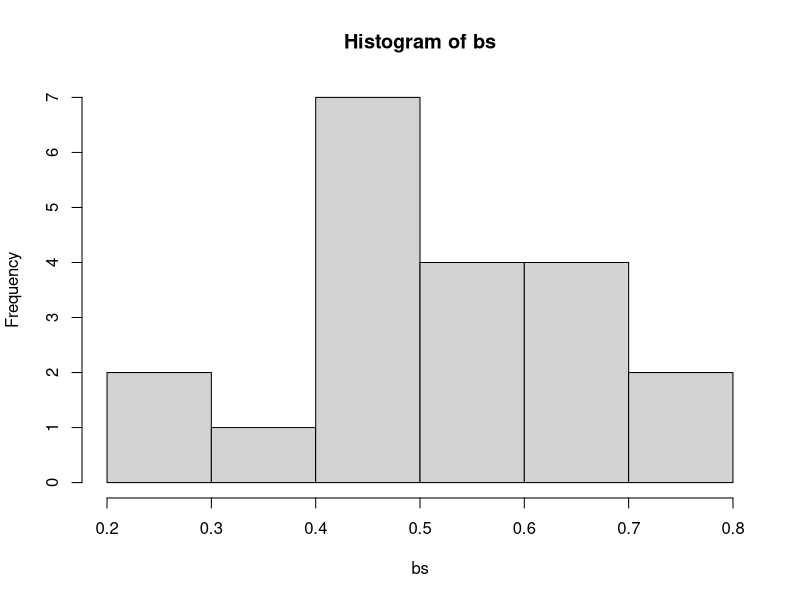

Generate this figure with R:
## ---- chunk 1
knitr::opts_chunk$set(echo = TRUE)

library(dplyr)
library(lme4)

set.seed(42)
## ---- chunk 2
n_data = 5; m_nc = 20
bs = rnorm(m_nc, mean = 0.5, sd = 0.1)
deltas = rnorm(n_data, mean = 0, sd = 0.5)
## ---- chunk 3
biases = matrix(rep(bs, n_data),nrow = m_nc, ncol = n_data) +
  matrix(rep(deltas, m_nc), nrow = m_nc, ncol = n_data, byrow = TRUE)

bias_dat = data.frame(bias = c(biases), 
                      outcome = as.factor(rep(1:m_nc, n_data)), 
                      datasource = as.factor(rep(1:n_data, each = m_nc)))
## ---- chunk 4
cat("Data source biases are: \n", paste(format(deltas, digits = 3), collapse = ", "), "\n")
## ---- chunk 5
hist(bs)
## ---- chunk 6
hier.mod = lmer(bias ~ datasource + (1|outcome), data = bias_dat)
coef(hier.mod)
## ---- chunk 7
hier.mod.lm = lm(bias ~ datasource + outcome - 1, data = bias_dat)
coef(hier.mod.lm)
## ---- chunk 8
cat("Data source effects + effect for outcome 1 are: \n", 
    paste(format(deltas + bs[1], digits = 3), collapse = ", "), "\n\n")

cat("Estimated data source effects in linear model are: \n",
    paste(format(coef(hier.mod.lm)[1:5], digits = 3), collapse = ", "), "\n")
## ---- chunk 9
local.mod.lm = lm(bias ~ datasource - 1, data = bias_dat)
coef(local.mod.lm)
## ---- chunk 10
cat("Differences between estimated and real data-source effects:\n",
    paste(format(coef(local.mod.lm) - deltas, digits = 3), collapse = ", "), "\n\n")

cat("The sample average bias across outcomes:\n",
    format(mean(bs), digits = 3), "\n")
